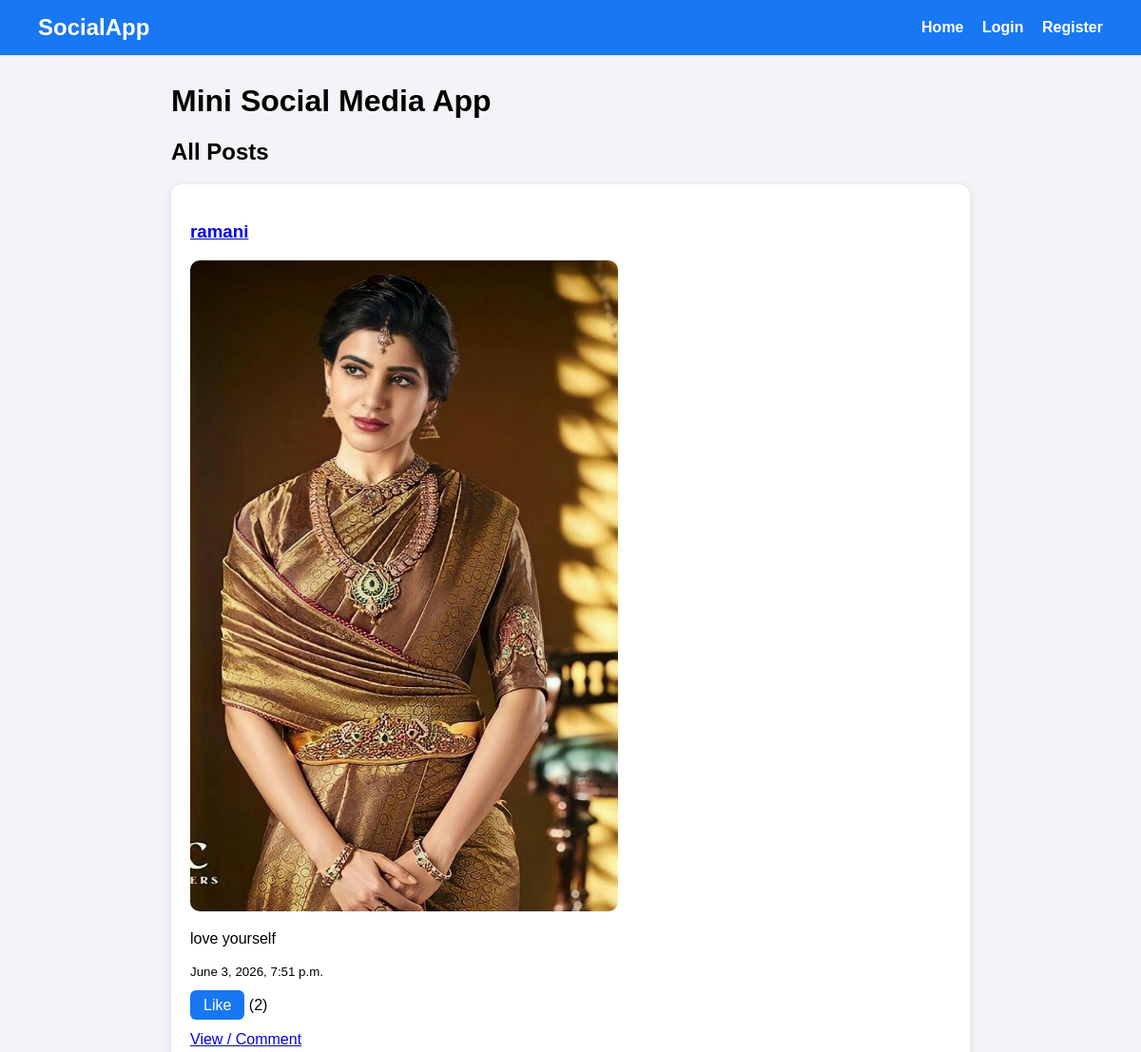
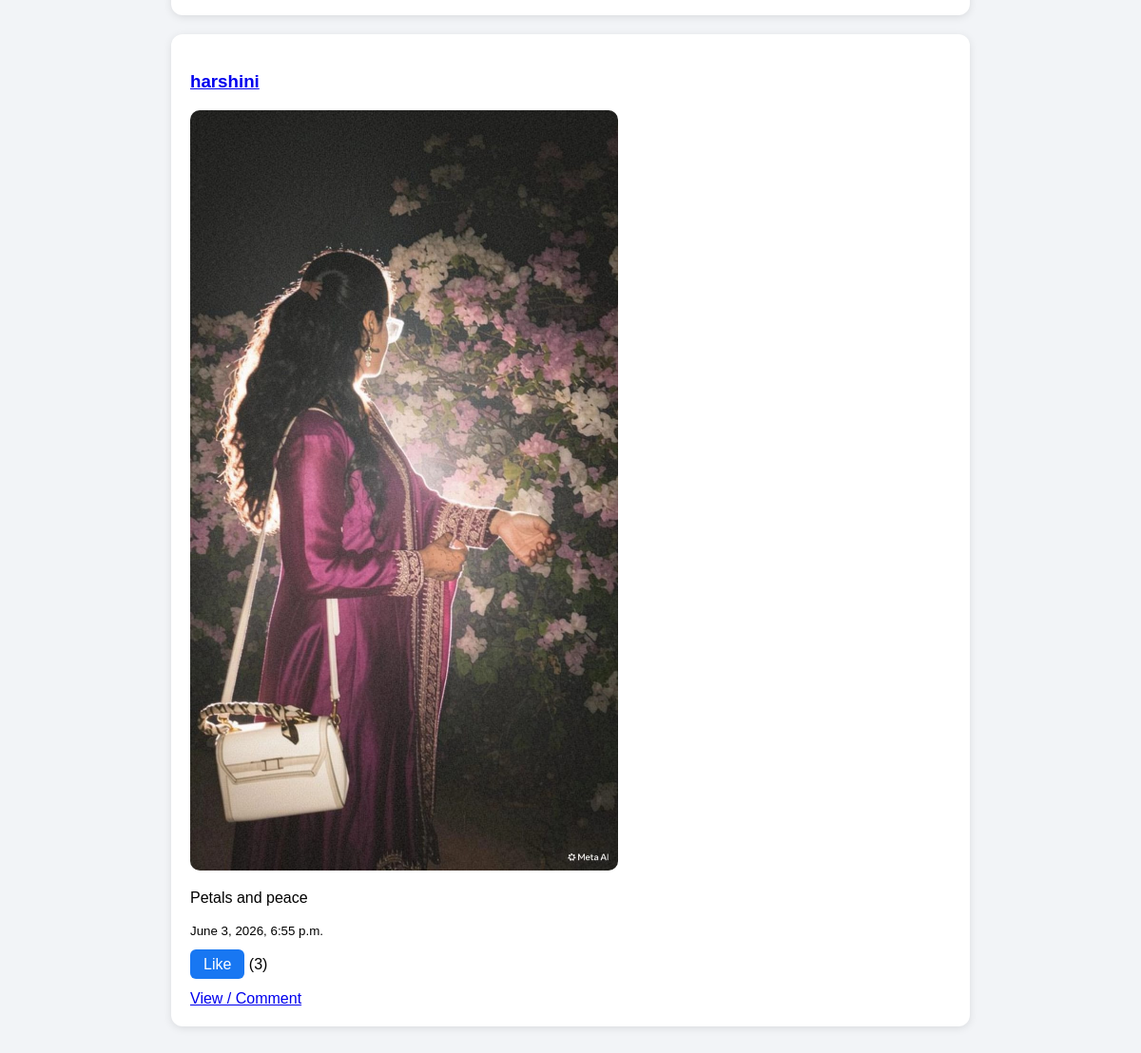
The page / on the database its author committed (2 pictures, top to bottom).
### social/models.py (models this page shows, shortened)
class Post(models.Model):
    user = models.ForeignKey(User, on_delete=models.CASCADE)
    image = models.ImageField(upload_to='post_images/', blank=True, null=True)
    caption = models.TextField()
    created_at = models.DateTimeField(auto_now_add=True)
    def total_likes(self):
        return self.likes.count()

### social/views.py (the view)
# urls.py: path('', views.home, name='home'),
def home(request):
    posts = Post.objects.all().order_by('-created_at')
    return render(request, 'social/home.html', {'posts': posts})

### templates/social/home.html
{% extends 'social/base.html' %}
{% block content %}
<h1>Mini Social Media App</h1>
<h2>All Posts</h2>
{% for post in posts %}
    <div class="card">
        <h3>
            <a href="{% url 'profile' post.user.username %}">
                {{ post.user.username }}
            </a>
        </h3>
        {% if post.image %}
            <img class="post-img" src="{{ post.image.url }}">
        {% endif %}
        <p>{{ post.caption }}</p>
        <small>{{ post.created_at }}</small>
        <br><br>
        <a class="btn" href="{% url 'like_post' post.id %}">Like</a>
        <span>({{ post.total_likes }})</span>
        <br><br>
        <a href="{% url 'post_detail' post.id %}">View / Comment</a>
    </div>
{% empty %}
    <p>No posts yet.</p>
{% endfor %}
{% endblock %}

### templates/social/base.html (shortened to what this page needs)
{% load static %}
<!DOCTYPE html>
<html>
<head>
    <link rel="stylesheet" href="{% static 'css/style.css' %}">
</head>
<body>
<nav>
    <h2>SocialApp</h2>
    <div>
        <a href="{% url 'home' %}">Home</a>
        {% if user.is_authenticated %}
            <a href="{% url 'profile' user.username %}">Profile</a>
            <a href="{% url 'create_post' %}">Create Post</a>
            <form action="{% url 'logout' %}" method="POST" style="display:inline;">
                {% csrf_token %}
                <button type="submit">Logout</button>
            </form>
        {% else %}
            <a href="{% url 'login' %}">Login</a>
            <a href="{% url 'register' %}">Register</a>
        {% endif %}
    </div>
</nav>
<div class="container">
    {% block content %}
    {% endblock %}
</div>
</body>
</html>

### static/css/style.css (style rules this page uses)
body { font-family: Arial, sans-serif; background: #f2f4f7; margin: 0; }
nav { background: #1877f2; color: white; padding: 15px 40px; display: flex; justify-content: space-between; align-items: center; }
nav h2 { margin: 0; }
nav a { color: white; text-decoration: none; margin-left: 15px; font-weight: bold; }
.container { width: 70%; margin: 30px auto; }
.card { background: white; padding: 20px; margin-bottom: 20px; border-radius: 12px; box-shadow: 0 2px 8px rgba(0,0,0,0.1); }
.post-img { width: 100%; max-width: 450px; border-radius: 10px; }
.btn { background: #1877f2; color: white; padding: 7px 14px; border-radius: 6px; text-decoration: none; }

### rows shown on the page
Post: user.username "ramani", image (picture), caption "love yourself", created_at "June 3, 2026, 7:51 p.m.", total_likes "2"
Post: user.username "harshini", image (picture), caption "Petals and peace", created_at "June 3, 2026, 6:55 p.m.", total_likes "3"
